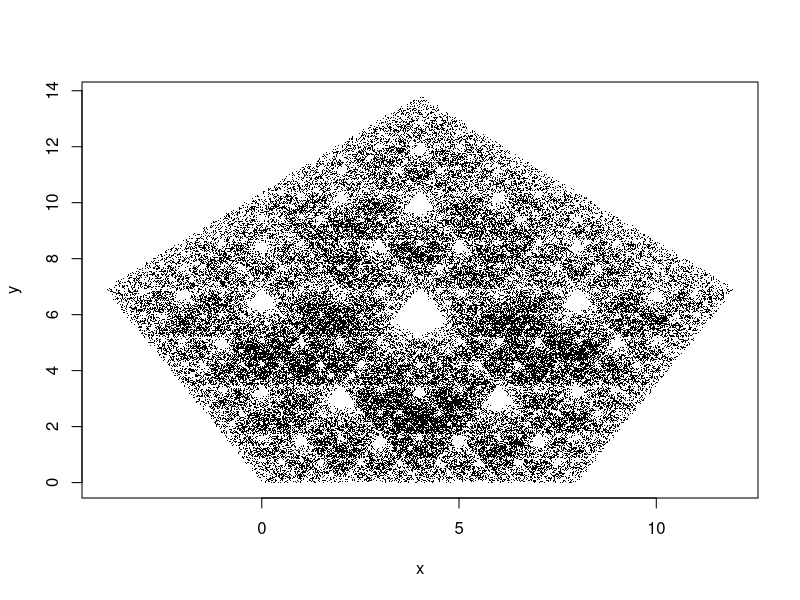

The R source for this figure:
p1=c(0,0)
p2=c(8,0)
#p8=c(4,sqrt(48))
p3=c(12,sqrt(48))
p4=c(4,2*sqrt(48))
p5=c(-4,sqrt(48))
p=c(2,2)
R=100000

x=rep(0,R)
y=rep(0,R)
x[1]=p[1]
y[1]=p[2]
for(j in 2:R) {
  d=runif(1)
  if(d<1/5) {
    x[j]=0.5*(x[j-1]+p1[1])
    y[j]=0.5*(y[j-1]+p1[2])
  }
  if(d>=1/5 && d<2/5) {
    x[j]=0.5*(x[j-1]+p2[1])
    y[j]=0.5*(y[j-1]+p2[2])
  }
  if(d>=2/5 && d<3/5) {
    x[j]=0.5*(x[j-1]+p3[1])
    y[j]=0.5*(y[j-1]+p3[2])
  }
  if(d>=3/5 && d<4/5){
    x[j]=0.5*(x[j-1]+p4[1])
    y[j]=0.5*(y[j-1]+p4[2])
  }
  if(d>=4/5){
    x[j]=0.5*(x[j-1]+p5[1])
    y[j]=0.5*(y[j-1]+p5[2])
  }
}
plot(x,y,type = 'p',pch='.')